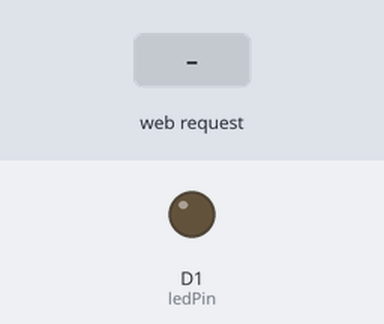
A sketch run on a simulated ESP8266 (NodeMCU). On the bench: output pins drawn as LEDs (lit = HIGH). Inputs (shaded band) come from the test bench. WiFi joins after 1.5 s; servers stay silent unless stated; what the sketch prints to the serial monitor is not drawn.

Above: at 2.7 s.
2.8 s: HTTP request GET /LED=ON received
At 3.1 s:
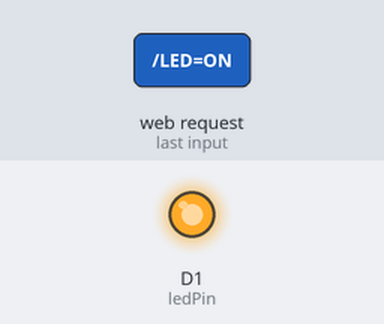
4.3 s: HTTP request GET /LED=OFF received
At 5.5 s:
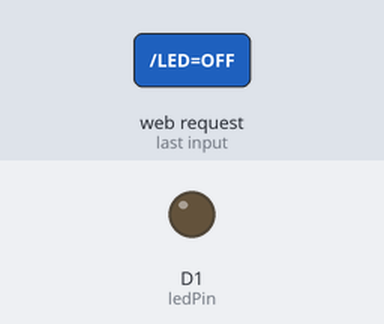
Timing chart, 0 to 7.3 s (numbered marks = the images above; inputs shaded):
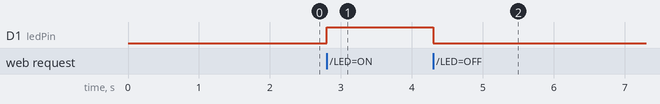

The sketch:

pagging2022v.01.ino
```cpp
#include <ESP8266WiFi.h>

const char* ssid = "Dialog 4G"; //your WiFi Name
const char* password = "sema9454";  //Your Wifi Password
int ledPin = D1;
int ledPin2 = D0;
WiFiServer server(80);

void setup() {
  Serial.begin(115200);
  delay(10);

  pinMode(ledPin, OUTPUT);
  digitalWrite(ledPin, LOW);

  // Connect to WiFi network
  Serial.println();
  Serial.println();
  Serial.print("Connecting to ");
  Serial.println(ssid);

  WiFi.begin(ssid, password);

  while (WiFi.status() != WL_CONNECTED) {
    delay(500);
    Serial.print(".");
  }
  Serial.println("");
  Serial.println("WiFi connected");

  // Start the server
  server.begin();
  Serial.println("Server started");

  // Print the IP address
  Serial.print("Use this URL to connect: ");
  Serial.print("http://");
  Serial.print(WiFi.localIP());
  Serial.println("/");

}

void loop() {
  // Check if a client has connected
  WiFiClient client = server.available();
  if (!client) {
    return;
  }

  // Wait until the client sends some data
  Serial.println("new client");
  while(!client.available()){
    delay(1);
  }

  // Read the first line of the request
  String request = client.readStringUntil('\r');
  Serial.println(request);
  client.flush();

  // Match the request

  int red = HIGH;
  int green = LOW;
  if (request.indexOf("/LED=ON") != -1)  {
    digitalWrite(ledPin, HIGH);
    red = HIGH;
    digitalWrite(ledPin2, LOW);
    green = LOW;
  }
  if (request.indexOf("/LED=OFF") != -1)  {
    digitalWrite(ledPin, LOW);
    red = LOW;
    digitalWrite(ledPin2, HIGH);
    green = HIGH;

  }

// Set ledPin according to the request
//digitalWrite(ledPin, value);

  // Return the response
  client.println("HTTP/1.1 200 OK");
  client.println("Content-Type: text/html");
  client.println(""); //  do not forget this one
  client.println("<!DOCTYPE HTML>");
  client.println("<html>");
  client.println("<title>M01</title>");
  client.println("<style>");
  client.println("h1{ font-family: Arial, sans-serif; font-size: 40px; text-align: center;}");
  client.println("</style>");
  client.print("<h1> WElCOME TO CAFE..!  </h1>");
  client.print("<h2>  ORDER  NUMBER    M01  </h2>");


    if(red == HIGH) {
      client.print("<h2 style='color:red;'> NOT READY <h2>");}
     if(green == HIGH) {
      client.print("<h2 style='color:green;'> READY <h2>");}

  client.println("<br><br>");
  client.println("<a href=\"/LED=OFF\"\"><button>  READY </button></a>");
  client.println("<a href=\"/LED=ON\"\"><button> NOT READY </button></a>");
 // client.println("<a href=\"/LED=OFF\"\"><button>Off </button></a><br />");


  client.println("<br><br>");

 // client.println("<a href=\"/LED=OFF\"\"><button>Off </button></a><br />");
  client.println("</html>");

  delay(1);
  Serial.println("Client disonnected");
  Serial.println("");

}
```

Measured:
- after the input at 2.8 s, D1 (ledPin): LOW → HIGH at once
- after the input at 4.3 s, D1 (ledPin): HIGH → LOW at once
